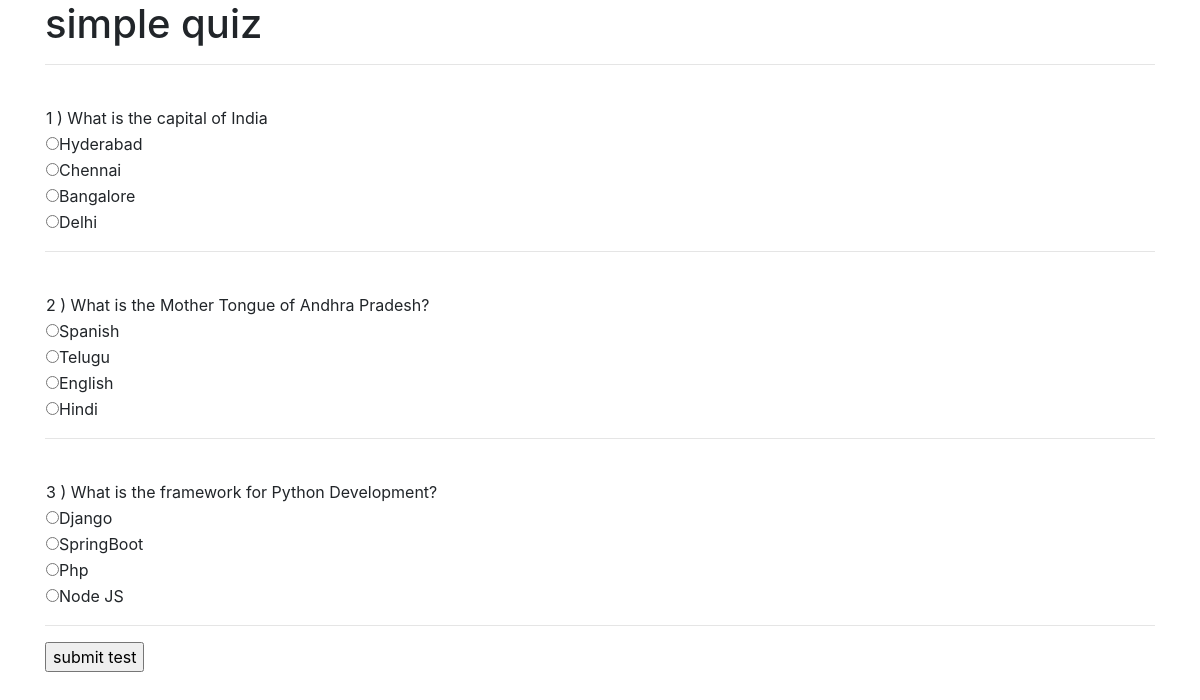
/home/, run on the app's committed database.
### testapp1/models.py (models this page shows)
class Exam(models.Model):
    question = models.CharField(max_length=100)
    option1 = models.CharField(max_length=100)
    option2 = models.CharField(max_length=100)
    option3 = models.CharField(max_length=100)
    option4 = models.CharField(max_length=100)
    correct = models.CharField(max_length=100)

### testapp1/views.py (the view)
# urls.py: path('home/', views.home_view),
def home_view(request):
    page = Exam.objects.all()
    my_dict = {'page': page}
    return render(request, 'html/home.html', context=my_dict)

### template/html/home.html (shortened to what this page needs)
<!DOCTYPE html>
{% load static %}
<html lang="en">
<head>
    <link rel="stylesheet" href="https://cdn.jsdelivr.net/npm/bootstrap@4.6.2/dist/css/bootstrap.min.css">
    <link rel="stylesheet" href="{% static 'css/home.css' %}">
</head>
<body>
    <div class="container">
        <h1>simple quiz</h1><hr>
        <div>
            {%  for x in page %}
            <table>
                <tr>
                    <td>{{x.id}} ) {{x.question}}</td>
                </tr>
                <tr>
                    <td><input type="radio" class="a" name="{{x.id}}" id="option1" value="{{x.option1}}">{{x.option1}}</td><br>
                </tr>
                <tr>
                    <td><input type="radio" class="a" name="{{x.id}}" id="option2" value="{{x.option2}}">{{x.option2}}</td>
                </tr>
                <tr>
                    <td><input type="radio" class="a" name="{{x.id}}" id="option3" value="{{x.option3}}">{{x.option3}}</td>
                </tr>
                <tr>
                    <td><input type="radio" class="a" name="{{x.id}}" id="option4" value="{{x.option4}}">{{x.option4}}</td>
                </tr>
            </table><hr>
            {% endfor %}
            <input type="submit" class="a" value="submit test" id="b1" onclick="getanswers()">
            <br>
        </div>
    </div>
</body>
</html>

### data on the page
Exam: id "1", question "What is the capital of India", option1 "Hyderabad", option2 "Chennai", option3 "Bangalore", option4 "Delhi"
Exam: id "2", question "What is the Mother Tongue of Andhra Pradesh?", option1 "Spanish", option2 "Telugu", option3 "English", option4 "Hindi"
Exam: id "3", question "What is the framework for Python Development?", option1 "Django", option2 "SpringBoot", option3 "Php", option4 "Node JS"
